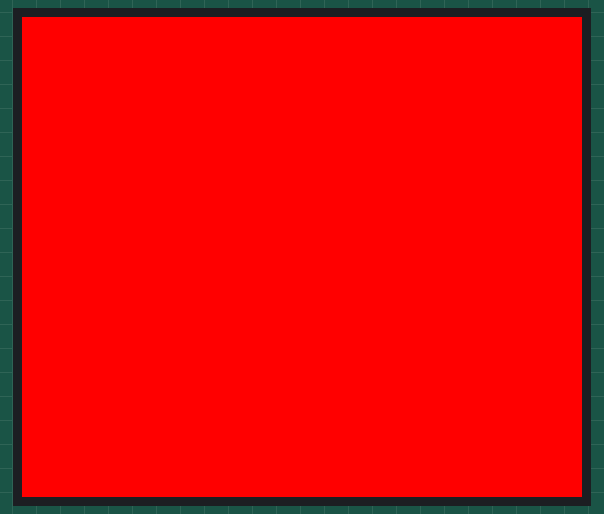
This sketch was run on a simulated ESP32-C3. Parts: 280×240 colour display. What the sketch prints to the serial monitor is not drawn.

Above: at 1.3 s.
At 2.3 s:
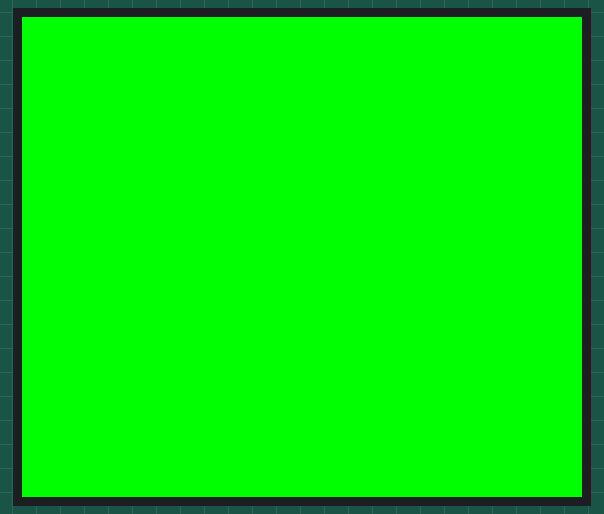
At 3.4 s:
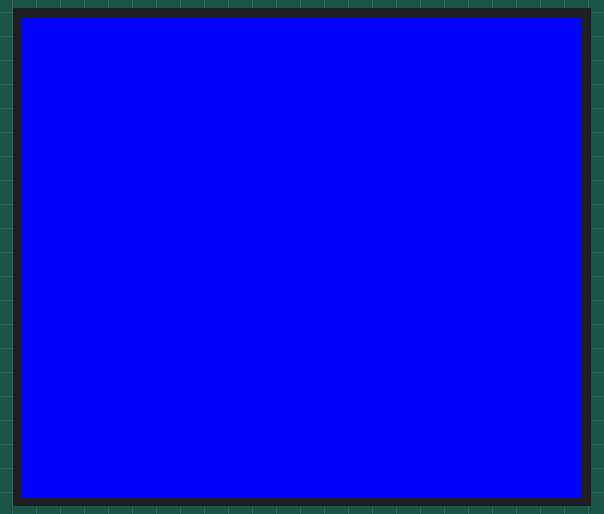
At 4.5 s:
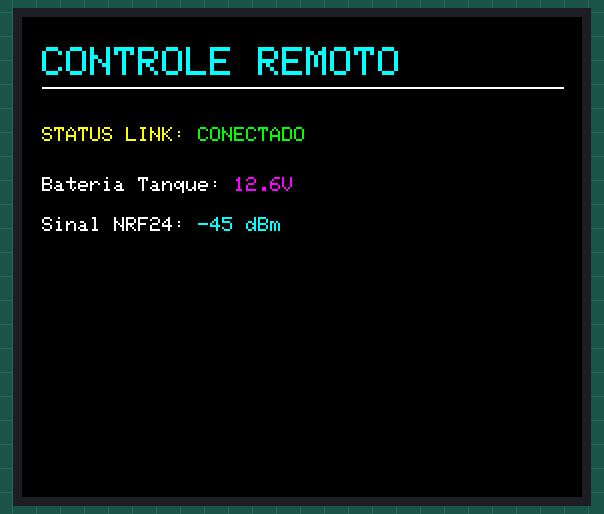

Measured:
- by itself, everything shown: repeats every 9.3 s, in 4 steps
- what the display in image 0 shows lasts 1.1 s, from 1.2 s to 2.3 s
- what the display in image 3 shows lasts 6.0 s, from 4.5 s to 10.5 s

The sketch:

Teste_TFT_169.ino
```cpp
/**
 * @file Teste_TFT_169.ino
 * @brief Código de teste isolado para Tela TFT 1.69" (ST7789) no ESP32-C3
 * @layer Controle Remoto
 */

#include <Adafruit_GFX.h>    // Biblioteca gráfica base da Adafruit
#include <Adafruit_ST7789.h> // Driver específico para o controlador ST7789
#include <SPI.h>

// Definição dos pinos de controle configuráveis para o ESP32-C3
#define TFT_CS         8  // Chip Select (Pino de seleção do chip)
#define TFT_RST        9  // Reset do display
#define TFT_DC         2  // Data/Command (Seleção de comando ou dados)

// Nota sobre os pinos fixos de Hardware SPI no ESP32-C3:
// MOSI (SDA) -> GPIO 6
// SCK (SCL)  -> GPIO 4

// Inicializa o objeto do display passando os pinos de controle
Adafruit_ST7789 tft = Adafruit_ST7789(TFT_CS, TFT_DC, TFT_RST);

void setup() {
  Serial.begin(9600);
  delay(1000);
  Serial.println("[TFT] Inicializando teste de tela...");

  // Inicializa o display com a resolução exata de 240x280 pixels
  tft.init(240, 280);

  // Define a rotação da tela (1 ou 3 para modo paisagem / landscape)
  tft.setRotation(1);

  // Limpa a tela preenchendo com preto
  tft.fillScreen(ST77XX_BLACK);
  Serial.println("[TFT] Tela inicializada com sucesso.");
}

void loop() {
  // --- TESTE 1: Varredura de Cores Sólidas ---
  Serial.println("[TFT] Ciclo de Cores...");

  tft.fillScreen(ST77XX_RED);
  delay(1000);

  tft.fillScreen(ST77XX_GREEN);
  delay(1000);

  tft.fillScreen(ST77XX_BLUE);
  delay(1000);

  // --- TESTE 2: Renderização de Texto e Interface Visual ---
  tft.fillScreen(ST77XX_BLACK);

  // Título do Bloco
  tft.setCursor(10, 15);
  tft.setTextColor(ST77XX_CYAN);
  tft.setTextSize(2); // Texto médio
  tft.println("CONTROLE REMOTO");

  // Linha divisória estética (X_inicio, Y_inicio, X_fim, Y_fim, Cor)
  tft.drawLine(10, 35, 270, 35, ST77XX_WHITE);

  // Status simulado do Link de Rádio
  tft.setCursor(10, 55);
  tft.setTextColor(ST77XX_YELLOW);
  tft.setTextSize(1); // Texto pequeno
  tft.print("STATUS LINK: ");
  tft.setTextColor(ST77XX_GREEN);
  tft.println("CONECTADO");

  // Dados de Telemetria simulados
  tft.setCursor(10, 80);
  tft.setTextColor(ST77XX_WHITE);
  tft.print("Bateria Tanque: ");
  tft.setTextColor(ST77XX_MAGENTA);
  tft.println("12.6V");

  tft.setCursor(10, 100);
  tft.setTextColor(ST77XX_WHITE);
  tft.print("Sinal NRF24: ");
  tft.setTextColor(ST77XX_CYAN);
  tft.println("-45 dBm");

  Serial.println("[TFT] Interface renderizada na tela. Aguardando 6 segundos.");
  delay(6000);
}
```
